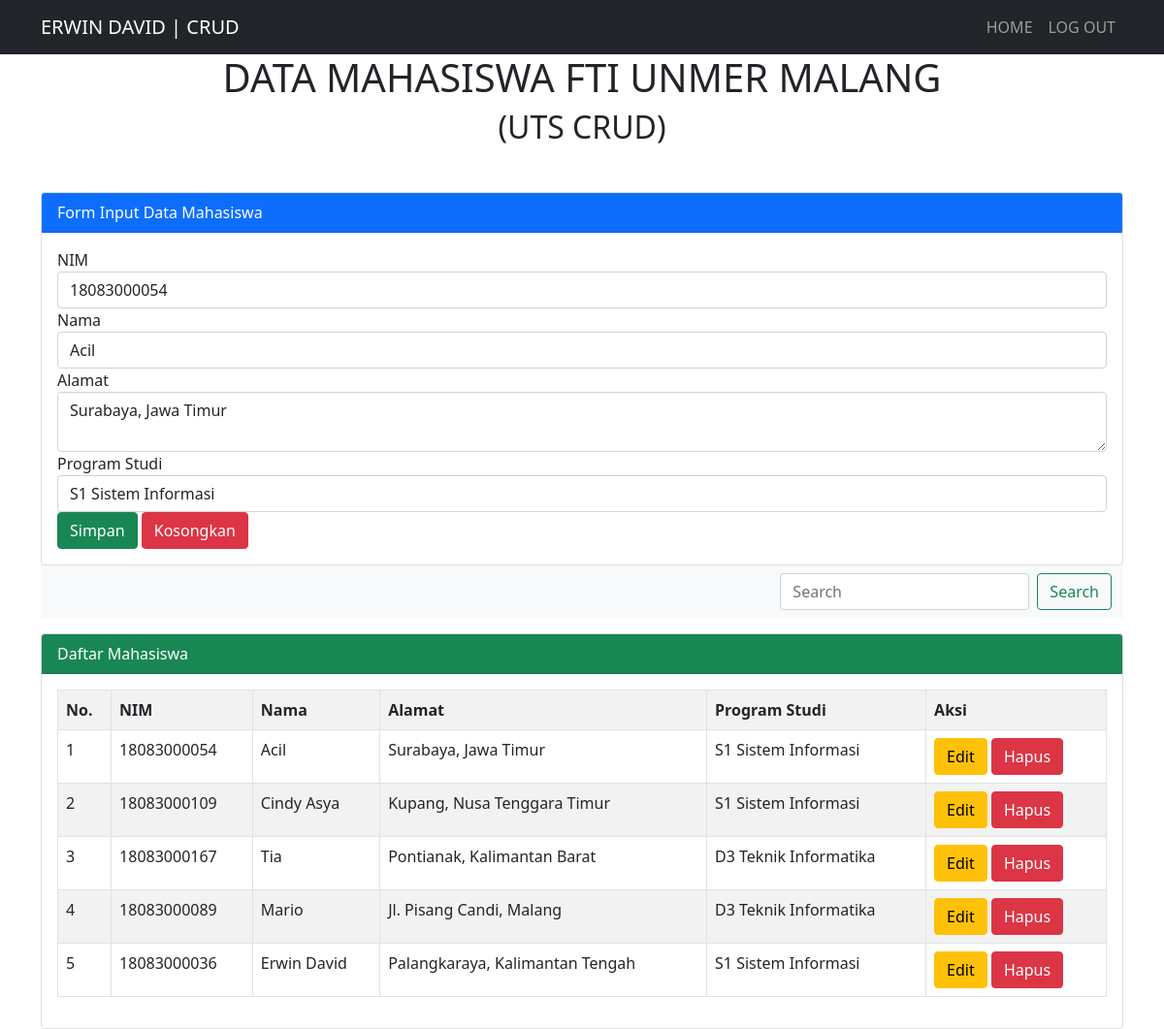
The page /index-2.php?hal=edit&id=5 (signed in) on the database its author committed.
### tables this page shows
CREATE TABLE `tmhs` (
  `id_mhs` int(11) NOT NULL,
  `nim` varchar(11) NOT NULL,
  `nama` varchar(100) NOT NULL,
  `alamat` varchar(128) NOT NULL,
  `prodi` varchar(50) NOT NULL
);

### index-2.php (the view, shortened to what this page needs)
<?php
    $server ="localhost";
    $user = "root";
    $pass = "";
    $database = "dblatihan";
    $koneksi = mysqli_connect($server, $user, $pass, $database)or die(mysqli_error($koneksi));
    if(isset($_GET['hal']))
    {
        if($_GET['hal'] == "edit")
        {
            $tampil = mysqli_query($koneksi, "SELECT * FROM tmhs WHERE id_mhs = '$_GET[id]' ");
            $data = mysqli_fetch_array($tampil);
            if($data)
            {
                $vnim = $data['nim'];
                $vnama = $data['nama'];
                $valamat = $data['alamat'];
                $vprodi = $data['prodi'];
            }
        }
    }
?>
<!DOCTYPE html>
<html>
<head>
    <link rel="stylesheet" type="text/css" href="css/bootstrap.min.css">
</head>
<body>
<nav class="navbar navbar-expand-lg navbar-dark bg-dark text-uppercase">
        <div class="container">
            <a class="navbar-brand" href="index.php">ERWIN DAVID | CRUD</a>
            <div class="collapse navbar-collapse" id="navbarNav">
                <ul class="navbar-nav ms-auto">
                    <li class="nav-item">
                        <a class="nav-link" aria-current="page" href="index.php">Home</a>
                    </li>
                    <li class="nav-item">
                        <a class="nav-link" href="logout-2.php">Log out</a>
                    </li>
                </ul>
            </div>
        </div>
    </nav>
<div class="container">
    <h1 class="text-center">DATA MAHASISWA FTI UNMER MALANG</h1>
    <h2 class="text-center">(UTS CRUD)</h2>
    <div class="card mt-5">
    <div class="card-header bg-primary text-white">
        Form Input Data Mahasiswa
    </div>
    <div class="card-body">
        <form method="post" action="">
            <div class="form-group">
                <label>NIM</label>
                <input type="text" name="tnim" value="<?=@$vnim?>" class="form-control" placeholder="Input NIM Anda di sini!" required>
            </div>
            <div class="form-group">
                <label>Nama</label>
                <input type="text" name="tnama" value="<?=@$vnama?>" class="form-control" placeholder="Input nama Anda di sini!" required>
            </div>
            <div class="form-group">
                <label>Alamat</label>
                <textarea class="form-control" name="talamat" placeholder="Input alamat Anda di sini!"><?=@$valamat?></textarea>
            </div>
            <div class="form-group">
                <label>Program Studi</label>
                <select class="form-control" name="tprodi">
                    <option value="<?=@$vprodi?>"><?=@$vprodi?></option>
                </select>
            </div>
            <button type="submit" class="btn btn-success" name="bsimpan">Simpan</button>
            <button type="reset" class="btn btn-danger" name="breset">Kosongkan</button>
        </form>
    </div>
    </div>
   <nav class="navbar sticky-top navbar-light bg-light">
  <div class="container-fluid">
    <form class="d-flex">
      <input class="form-control me-2" type="search" placeholder="Search" aria-label="Search">
      <button class="btn btn-outline-success" type="submit">Search</button>
    </form>
  </div>
</nav>
   <div class="card mt-3">
    <div class="card-header bg-success text-white">
        Daftar Mahasiswa
    </div>
    <div class="card-body">
        <table class="table table-bordered table-striped">
            <tr>
                <th>No.</th>
                <th>NIM</th>
                <th>Nama</th>
                <th>Alamat</th>
                <th>Program Studi</th>
                <th>Aksi</th>
            </tr>
            <?php
                $no = 1;
                $tampil = mysqli_query($koneksi, "SELECT * from tmhs order by id_mhs desc");
                while($data = mysqli_fetch_array($tampil)) :
            ?>
            <tr>
                <td><?=$no++;?></td>
                <td><?=$data['nim']?></td>
                <td><?=$data['nama']?></td>
                <td><?=$data['alamat']?></td>
                <td><?=$data['prodi']?></td>
                <td>
                    <a href="index-2.php?hal=edit&id=<?=$data['id_mhs']?>" class="btn btn-warning"> Edit </a>
                    <a href="index-2.php?hal=hapus&id=<?=$data['id_mhs']?>" onclick="return confirm('Apakah yakin ingin menghapus?')" class="btn btn-danger"> Hapus </a>
                </td>
            </tr>
            <?php endwhile;  ?>
        </table>
    </div>
    </div>
</div>
</body>
</html>

### rows shown on the page
tmhs: tnim "18083000054", tnama "Acil", talamat "Surabaya, Jawa Timur", tprodi "S1 Sistem Informasi", nim "18083000054", nama "Acil", alamat "Surabaya, Jawa Timur", prodi "S1 Sistem Informasi"
tmhs: nim "18083000109", nama "Cindy Asya", alamat "Kupang, Nusa Tenggara Timur", prodi "S1 Sistem Informasi"
tmhs: nim "18083000167", nama "Tia", alamat "Pontianak, Kalimantan Barat", prodi "D3 Teknik Informatika"
tmhs: nim "18083000089", nama "Mario", alamat "Jl. Pisang Candi, Malang", prodi "D3 Teknik Informatika"
tmhs: nim "18083000036", nama "Erwin David", alamat "Palangkaraya, Kalimantan Tengah", prodi "S1 Sistem Informasi"
